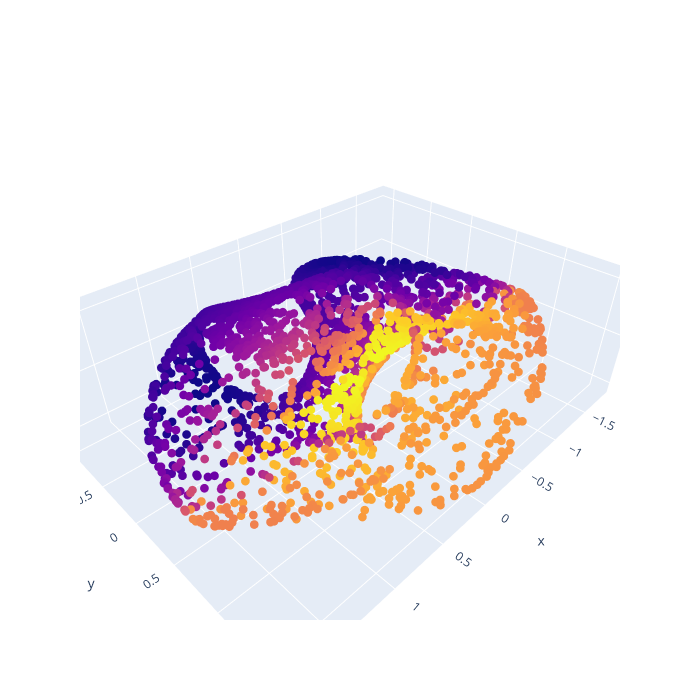

The notebook cell this image was saved under:
### Code cell
#PCA
pca = PCA(n_components=5)
data_pca = pca.fit(penta2).transform(penta2)

print('Explained Variance', pca.explained_variance_ratio_)

fig = go.Figure(data=[go.Scatter3d(
    x=data_pca[:,0], y=data_pca[:,1], z=data_pca[:,2], 
    mode ='markers', 
    marker=dict(size = 3, color =energy, colorscale='plasma' , opacity = 1)
)])


fig.update_layout(autosize=False, width=700, height=700)  

fig.show()

### Figure 1 — Plotly figure (JSON) as saved in the notebook; plotly's stock layout.template omitted (floating-point values rounded to 4 significant figures; data arrays with more than 128 entries replaced by an {"elided": "..."} marker saying what was removed)
{"data": [{"marker": {"color": {"elided": "2799 float values"}, "colorscale": [[0, "#0d0887"], [0.1111, "#46039f"], [0.2222, "#7201a8"], [0.3333, "#9c179e"], [0.4444, "#bd3786"], [0.5556, "#d8576b"], [0.6667, "#ed7953"], [0.7778, "#fb9f3a"], [0.8889, "#fdca26"], [1, "#f0f921"]], "opacity": 1, "size": 3}, "mode": "markers", "type": "scatter3d", "x": {"elided": "2799 float values"}, "y": {"elided": "2799 float values"}, "z": {"elided": "2799 float values"}}], "layout": {"autosize": false, "height": 700, "width": 700}}
